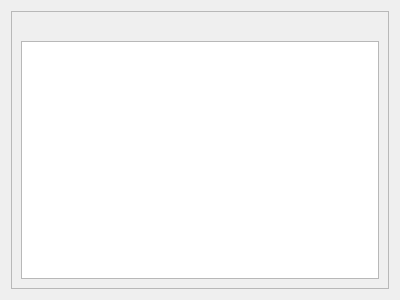
<?xml version="1.0" encoding="UTF-8"?>
<ui version="4.0">
 <class>view_buffer</class>
 <widget class="QDialog" name="view_buffer">
  <property name="geometry">
   <rect>
    <x>0</x>
    <y>0</y>
    <width>400</width>
    <height>300</height>
   </rect>
  </property>
  <property name="windowTitle">
   <string>Current Buffer</string>
  </property>
  <layout class="QGridLayout" name="gridLayout_2">
   <item row="0" column="0">
    <layout class="QGridLayout" name="gridLayout">
     <item row="0" column="0">
      <widget class="QScrollArea" name="scrollArea">
       <property name="widgetResizable">
        <bool>true</bool>
       </property>
       <widget class="QWidget" name="scrollAreaWidgetContents">
        <property name="geometry">
         <rect>
          <x>0</x>
          <y>0</y>
          <width>384</width>
          <height>284</height>
         </rect>
        </property>
        <layout class="QGridLayout" name="gridLayout_4">
         <item row="0" column="0">
          <layout class="QGridLayout" name="gridLayout_3">
           <item row="1" column="0">
            <widget class="QPlainTextEdit" name="buffer_text"/>
           </item>
           <item row="0" column="0">
            <widget class="QLabel" name="cmd_label">
             <property name="text">
              <string/>
             </property>
            </widget>
           </item>
          </layout>
         </item>
        </layout>
       </widget>
      </widget>
     </item>
    </layout>
   </item>
  </layout>
 </widget>
 <resources/>
 <connections/>
</ui>
